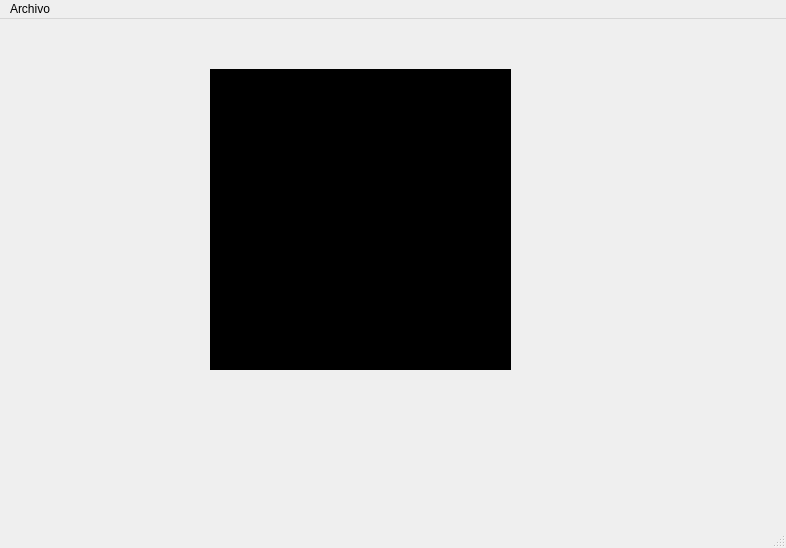
<?xml version="1.0" encoding="UTF-8"?>
<ui version="4.0">
 <class>MainWindow</class>
 <widget class="QMainWindow" name="MainWindow">
  <property name="geometry">
   <rect>
    <x>0</x>
    <y>0</y>
    <width>786</width>
    <height>548</height>
   </rect>
  </property>
  <property name="windowTitle">
   <string>MainWindow</string>
  </property>
  <widget class="QWidget" name="centralwidget">
   <widget class="QLabel" name="view">
    <property name="geometry">
     <rect>
      <x>210</x>
      <y>50</y>
      <width>301</width>
      <height>301</height>
     </rect>
    </property>
    <property name="styleSheet">
     <string notr="true">background-color: rgb(0, 0, 0);</string>
    </property>
    <property name="text">
     <string/>
    </property>
   </widget>
  </widget>
  <widget class="QMenuBar" name="menubar">
   <property name="geometry">
    <rect>
     <x>0</x>
     <y>0</y>
     <width>786</width>
     <height>26</height>
    </rect>
   </property>
   <widget class="QMenu" name="menuAbrir">
    <property name="title">
     <string>Archivo</string>
    </property>
    <addaction name="abrir"/>
    <addaction name="cerrar"/>
   </widget>
   <addaction name="menuAbrir"/>
  </widget>
  <widget class="QStatusBar" name="statusbar"/>
  <action name="abrir">
   <property name="text">
    <string>Abrir</string>
   </property>
  </action>
  <action name="cerrar">
   <property name="text">
    <string>Cerrar</string>
   </property>
  </action>
 </widget>
 <resources/>
 <connections/>
</ui>
